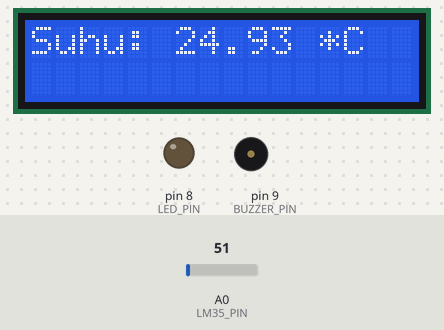
Recording of a sketch running on a simulated Arduino Uno, built with avr-gcc and run on an emulated ATmega328P. On the bench: 16×2 character LCD, output pins drawn as LEDs (lit = HIGH), buzzer (waves = sounding, pin HIGH). Inputs (shaded band) come from the test bench; at power-on: A0 (LM35_PIN) = 51. What the sketch prints to the serial monitor is not drawn.

Above: at 1.2 s.
1.3 s: A0 (LM35_PIN) set to 61
At 2.6 s:
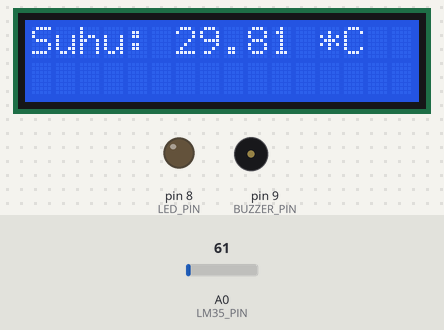
4.0 s: A0 (LM35_PIN) set to 74
At 4.8 s:
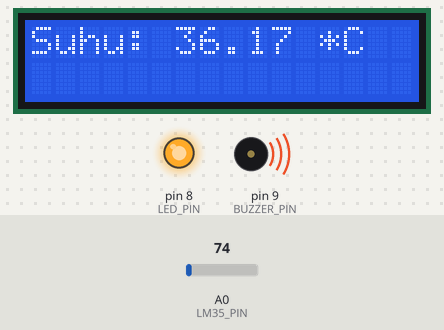
6.7 s: A0 (LM35_PIN) set to 86
At 9.2 s:
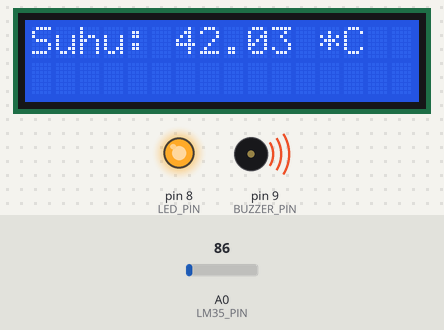
Timing chart, 0 to 10.7 s (numbered marks = the images above; inputs shaded):
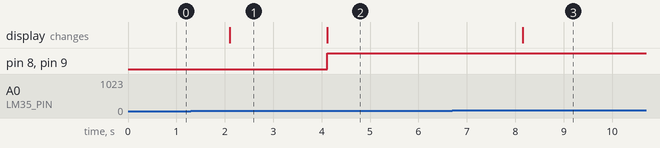

The sketch:

1C_LCD_suhu_+_kelembapan.nadia.ino
```cpp
#include <Wire.h>
#include <LiquidCrystal_I2C.h>

#define LM35_PIN A0      // Pin analog untuk sensor LM35
#define LED_PIN 8        // Pin untuk LED
#define BUZZER_PIN 9     // Pin untuk Buzzer

// Inisialisasi LCD dengan alamat I2C (ganti 0x27 jika alamat berbeda)
LiquidCrystal_I2C lcd(0x27, 16, 2);

void setup() {
  Serial.begin(9600);
  lcd.begin(1,5);
  lcd.backlight();
  pinMode(LED_PIN, OUTPUT);
  pinMode(BUZZER_PIN, OUTPUT);
}

void loop() {

  int sensorValue = analogRead(LM35_PIN);


  float voltage = sensorValue * (5.0 / 1023.0);
  float temperature = voltage * 100;


  Serial.print("Suhu: ");
  Serial.print(temperature);
  Serial.println(" *C");


  lcd.clear();
  lcd.setCursor(0, 0);
  lcd.print("Suhu: ");
  lcd.print(temperature);
  lcd.print(" *C");


  if (temperature >= 33) {
    digitalWrite(LED_PIN, HIGH);
    digitalWrite(BUZZER_PIN, HIGH);
  } else {
    digitalWrite(LED_PIN, LOW);
    digitalWrite(BUZZER_PIN, LOW);
  }


  delay(2000);
}
```

Measured:
- the behaviour switches between 67 and 68 on A0 (LM35_PIN) (found by bisection; images 1 and 2)
- after the input at 1.3 s, the display: changes after 0.80 s (image 1)
- after the input at 4.0 s, pin 8 (LED_PIN), pin 9 (BUZZER_PIN): LOW → HIGH after 0.12 s; the display: changes after 0.12 s (image 2)
- after the input at 6.7 s, the display: changes after 1.5 s (image 3)
